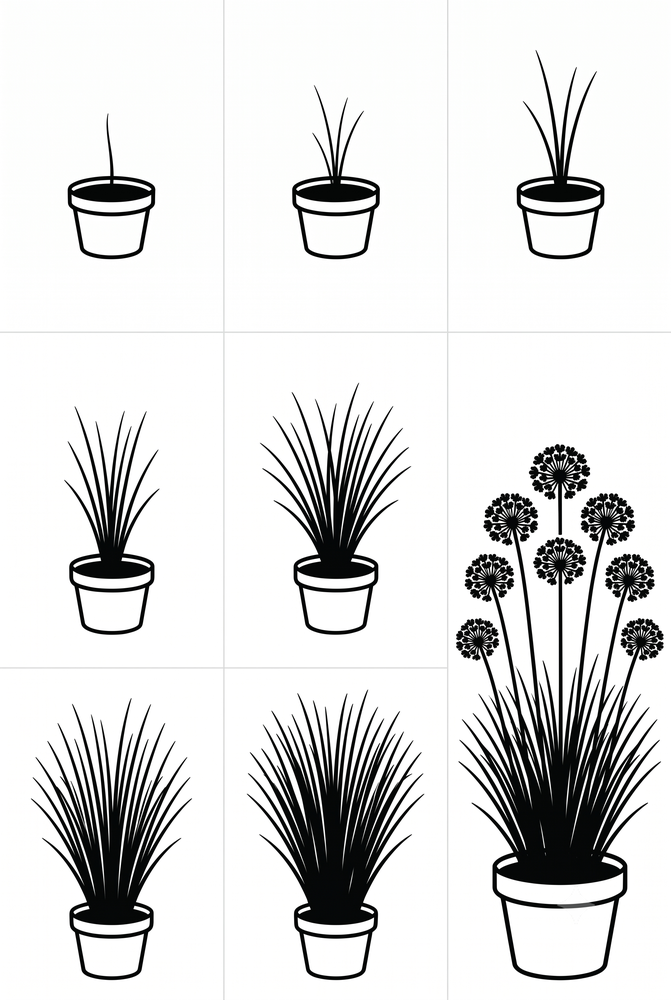
#> input picture Referenssi/firmware/e-ink-seinataulu/imported_images/Gemini_Generated_Image_ypijizypijizypij.png, 671 x 1000 px, shrunk from 1696 x 2528 before the run
$ python png_to_epd_bitmap.py --input ../../imported_images/Gemini_Generated_Image_ypijizypijizypij.png --output out.png
#> lines starting #> are read from the running program, lines starting #| are printed output that depends on the picture; after the words box and inside, x2 and y2 are one past the last pixel; in counts of white or black regions, pixels touching at a corner belong together
#!/usr/bin/env python3
"""
Convert a monochrome PNG into a GxEPD2/Adafruit-GFX drawBitmap() header.

Usage:
  python artwork/scripts/png_to_epd_bitmap.py \
    --input artwork/source/user_art.png \
    --output artwork/generated/eink_user_art_bitmap.h \
    --symbol EINK_USER_ART_BITMAP
"""

from __future__ import annotations

import argparse
from pathlib import Path

from PIL import Image


def pack_msb_row_major(image: Image.Image) -> bytes:
    width, height = image.size
    packed = bytearray()

    # In mode "1", pixel value 0 = black, 255 = white.
    for y in range(height):
        byte_val = 0
        bit_count = 0
        for x in range(width):
            pixel = image.getpixel((x, y))
            bit = 1 if pixel == 0 else 0
            byte_val = (byte_val << 1) | bit
            bit_count += 1
            if bit_count == 8:
                packed.append(byte_val)
                byte_val = 0
                bit_count = 0

        if bit_count != 0:
            byte_val <<= (8 - bit_count)
            packed.append(byte_val)

    return bytes(packed)


def format_bytes(data: bytes, line_width: int = 12) -> str:
    rows = []
    for i in range(0, len(data), line_width):
        chunk = data[i : i + line_width]
        rows.append("  " + ", ".join(f"0x{b:02X}" for b in chunk) + ",")
    return "\n".join(rows)


def generate_header(symbol: str, width: int, height: int, data: bytes) -> str:
    guard = f"{symbol}_H"
    return f"""/* Auto-generated by png_to_epd_bitmap.py */
#ifndef {guard}
#define {guard}

#define EINK_USER_ART_WIDTH {width}
#define EINK_USER_ART_HEIGHT {height}

static const unsigned char {symbol}[] PROGMEM = {{
{format_bytes(data)}
}};

#endif // {guard}
"""


def main() -> None:
    parser = argparse.ArgumentParser(description="Convert PNG to e-ink bitmap header")
    parser.add_argument("--input", required=True, help="Input PNG path")
    parser.add_argument("--output", required=True, help="Output header path")
    parser.add_argument("--symbol", default="EINK_USER_ART_BITMAP", help="C symbol name")
    parser.add_argument("--threshold", type=int, default=128, help="Binarization threshold 0-255")
    args = parser.parse_args()

    input_path = Path(args.input)
    output_path = Path(args.output)

    img = Image.open(input_path).convert("L")
    bw = img.point(lambda p: 255 if p >= args.threshold else 0, mode="1")
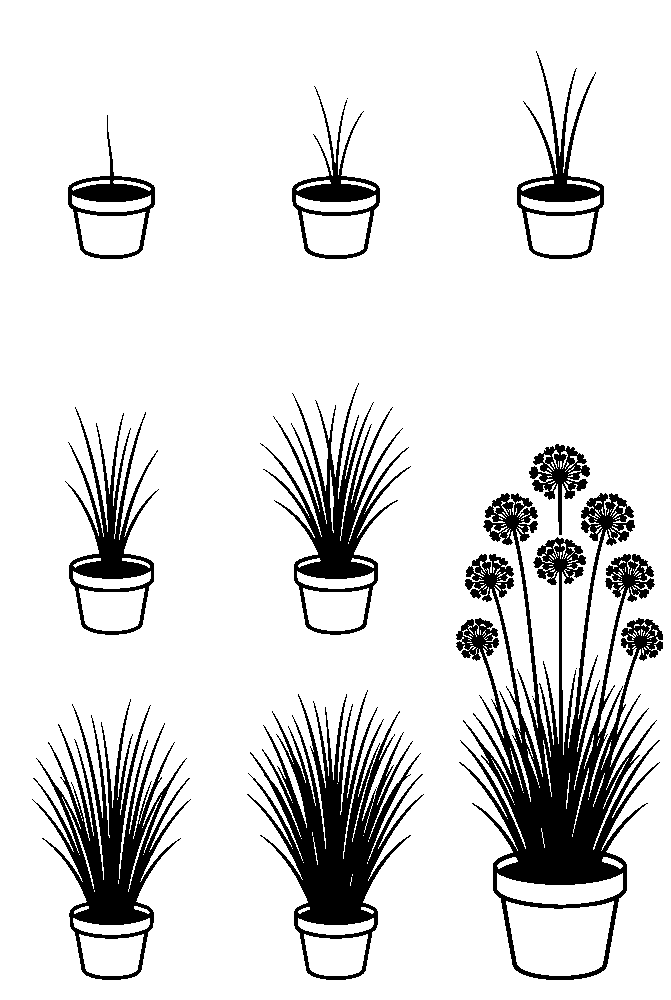
#> bw: PIL image 671x1000 1; 86.9% white; 12 black regions (3 under 20 px), largest, box (x1, y1, x2, y2) and area: (456, 493, 663, 980) 32995, (247, 690, 424, 980) 16778, (32, 699, 191, 980) 12691

    width, height = bw.size
#> width = 671; height = 1000
    packed = pack_msb_row_major(bw)

    output_path.parent.mkdir(parents=True, exist_ok=True)
    output_path.write_text(generate_header(args.symbol, width, height, packed), encoding="utf-8")

    print(f"OK: {input_path} -> {output_path} ({width}x{height}, {len(packed)} bytes)")
#| OK: ../../imported_images/Gemini_Generated_Image_ypijizypijizypij.png -> out.png (671x1000, 84000 bytes)


if __name__ == "__main__":
    main()
